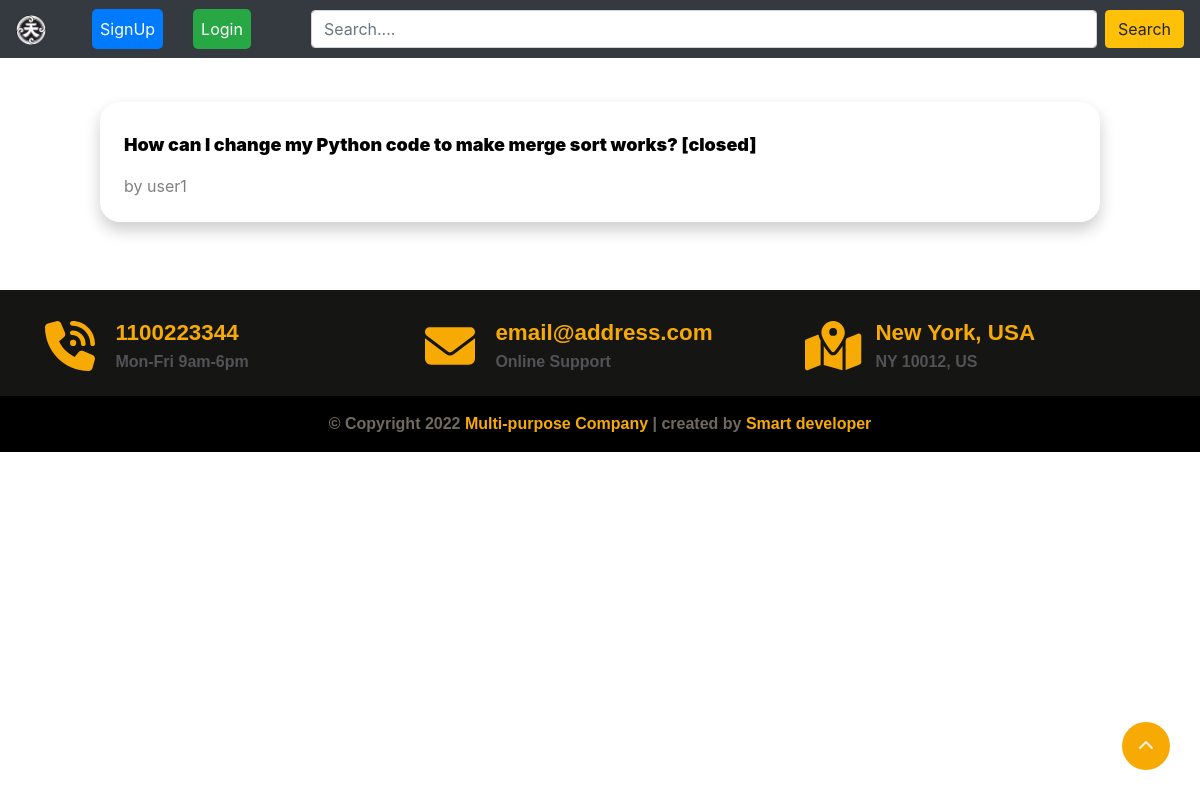
The app's page /, older data.
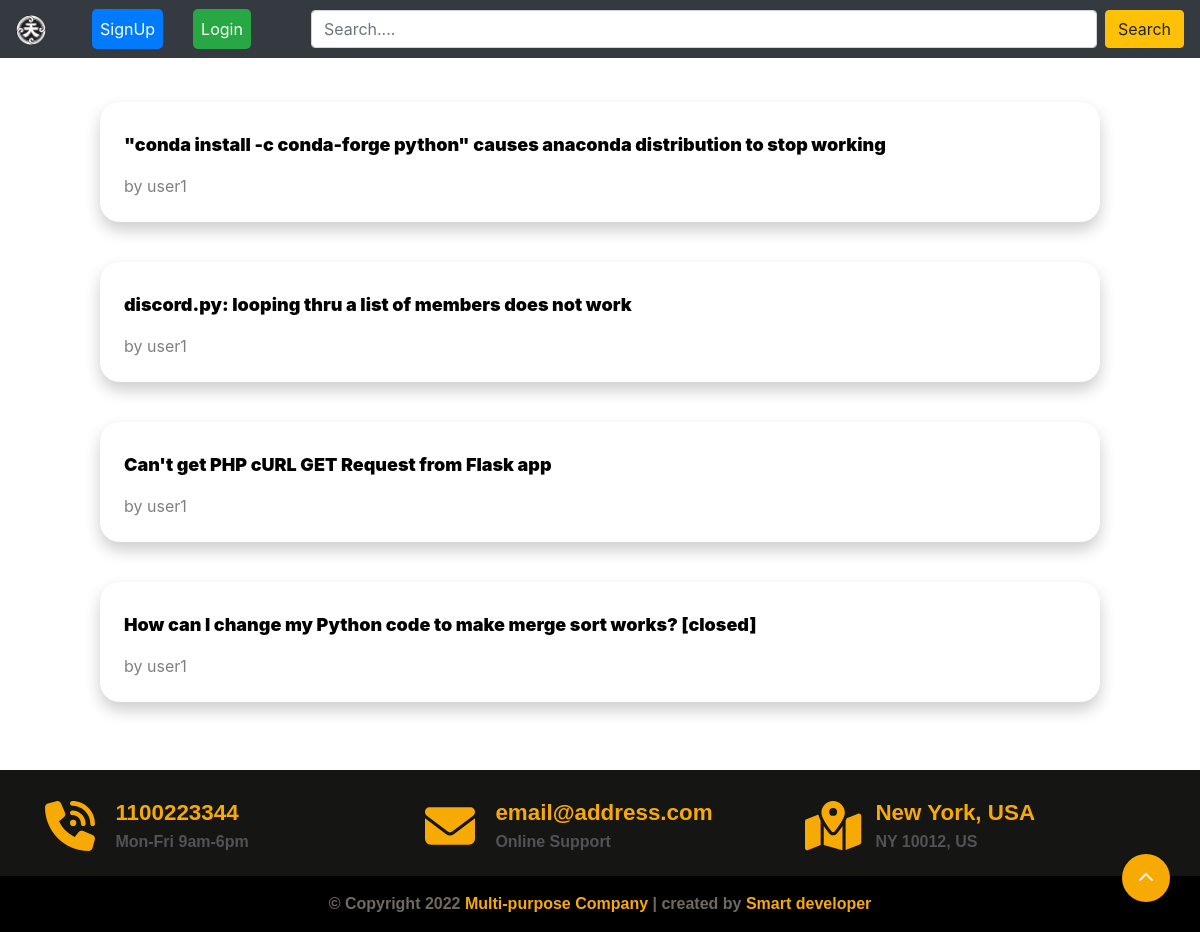
The same page, newer data.
### TenjinApp/models.py (models this page shows, shortened)
class Question(models.Model):
    author = models.ForeignKey(User, null=False, on_delete=models.CASCADE)
    title = models.CharField(max_length=200, null=False)
    body = models.TextField(null=False)
    created_at = models.DateTimeField(auto_now_add=True)
    updated_at = models.DateTimeField(auto_now=True)

### TenjinApp/views.py (the view)
# urls.py: path("", views.homePage, name="index"),
def homePage(request):
    if 'searchQuery' in request.GET:
        q=request.GET['searchQuery']
        questions = Question.objects.filter(title__icontains=q).order_by('-created_at')
    else:
        questions = Question.objects.all().order_by('-created_at')
    context = {
        'questions': questions
    }
    return render(request, "homepage.html", context)

### templates/homepage.html (shortened to what this page needs)
{% extends 'layouts/page.html' %}
{% block content %}
{% load static %}
<div class="page">
<br>
{% for question in questions %}
<div class="question-list-item">
    <div class="main">
        <a class="question-link" href="{% url 'question' question.id %}">
            <p class="question-list-item-title">
                {{question.title}}
            </p>
            <p class="question-list-item-author">
                by {{question.author.username}}
            </p>
        </a>
    </div>
</div>
{% endfor %}
</div>
{% endblock %}

### templates/layouts/page.html (shortened to what this page needs)
<!DOCTYPE html>
<html lang="en">
<head>
    {% load static %}
    <link rel="stylesheet" type="text/css" href="{% static 'css/style.css' %}?{% now 'U' %}">
    <link rel="stylesheet" href="https://cdn.jsdelivr.net/npm/bootstrap@4.0.0/dist/css/bootstrap.min.css">
    <link href="{% static 'fontawesomefree/css/all.min.css' %}" rel="stylesheet" type="text/css">
    <link href="{% static 'fontawesomefree/css/fontawesome.css' %}" rel="stylesheet" type="text/css">
    <link href="{% static 'fontawesomefree/css/light.css' %}" rel="stylesheet" type="text/css">
    <link href="{% static 'fontawesomefree/css/solid.css' %}" rel="stylesheet" type="text/css">
</head>
<body>
    {% include 'navbar.html' %}
    {% block content %}
    {% endblock %}
    {% include 'footer.html' %}
</body>
</html>

### templates/navbar.html (shortened to what this page needs)
{% load static %}
<nav class="navbar navbar-expand-lg navbar-dark bg-dark">
    <a class="navbar-brand" href="#"><img src="{% static 'image/logo.webp' %}" alt="Tenjin" style="width: 30px; height: 30px;"></a>
    <div class="collapse navbar-collapse" id="navbarSupportedContent">
      <ul class="navbar-nav mr-auto">
        {% if user.is_authenticated %}
        <li class="nav-item active" id="li-id">
          <a class="nav-link" href="{% url 'index' %}">Questions</a>
        </li>
        <li class="nav-item active" id="li-id">
          <a class="nav-link" href="{% url 'new-question' %}">Ask Questions</a>
        </li>
        <li class="nav-item active" id="li-button-logout">
          <a class="nav-link" href="{% url 'logout' %}">Logout</a>
        </li>
        {% else %}
        <li class="nav-item active" id="li-button-signup">
          <a class="nav-link" href="{% url 'register' %}">SignUp</a>
        </li>
        <li class="nav-item active" id="li-button-login">
          <a class="nav-link" href="{% url 'login' %}">Login</a>
        </li>
        {% endif %}
      </ul>
      <form class="form-inline my-2 my-lg-0">
        <input class="form-control mr-sm-2" id="navbar-search" type="search" placeholder="Search...." aria-label="Search" size="70" name="searchQuery">
        <button class="btn btn-warning my-2 my-sm-0" type="submit">Search</button>
      </form>
    </div>
</nav>

### templates/footer.html
<br>
<br>
<footer class="footer">
    <div class="container">
        <div class="row">
            <div class="col-md-4 col-lg-4 contact-box pt-1 d-md-block d-lg-flex d-flex">
                <div class="footer_f_icon">
                    <i class="fa-solid fa-phone-volume"></i>
                </div>
                <div class="contact-box-info">
                    <a href="" class="contact-box-title">1100223344</a>
                    <p class="contact-box-subtitle">Mon-Fri 9am-6pm<p>
                </div>
            </div>
            <div class="col-md-4 col-lg-4 contact-box pt-1 d-md-block d-lg-flex d-flex">
                <div class="footer_f_icon">
                    <i class="fa-solid fa-envelope"></i>
                </div>
                <div class="contact-box-info">
                    <a href="" class="contact-box-title">email@address.com</a>
                    <p class="contact-box-subtitle">Online Support<p>
                </div>
            </div>
            <div class="col-md-4 col-lg-4 contact-box pt-1 d-md-block d-lg-flex d-flex">
                <div class="footer_f_icon">
                    <i class="fa-solid fa-map-location-dot"></i>
                </div>
                <div class="contact-box-info">
                    <a href="" class="contact-box-title">New York, USA</a>
                    <p class="contact-box-subtitle">NY 10012, US<p>
                </div>
            </div>
        </div>
    </div>
    <div class="footer-bottom pt-3 pb-3">
        <div class="container">
            <div class="row" id="allcenter">
                <div class="col-12">
                    <div class="copyright" id="footercenter">
                        &copy; Copyright 2022 <a href="#">Multi-purpose Company</a> | created by <a href="#">Smart developer</a>
                    </div>
                </div>
            </div>
        </div>
    </div>
</footer>
<a href="#" class="shadow rounded-circle back-to-top">
    <i id="back_up" class="fa-solid fa-chevron-up"></i>
</a>

### static/css/style.css (style rules this page uses)
html, body { font-family: 'Segoe UI', Tahoma, Geneva, Verdana, sans-serif; margin: 0; padding: 0; height: 100%; }
#li-button-signup { margin-left: 30px; background-color: #007bff; border-radius: 5px; transition: background-color 0.5s; }
#li-button-login { margin-left: 30px; background-color: #28a745; border-radius: 5px; transition: background-color 0.5s; }
*, *::after, *::before { box-sizing: border-box; }
.question-link { text-decoration: none; }
.main { max-width: 1000px; margin: 20px auto; padding: 24px; border-radius: 20px; background-color: rgb(255, 255, 255); position: relative; top: 0px; box-shadow: 0 8px 16px 0 rgba(0,0,0,0.2); transition: top 0.3s; }
.page { display: flex; flex-direction: column; }
.question-list-item-title { color: black; font-size: 18px; font-weight: 900; margin-top: 5px; }
.question-list-item-author { color: gray; margin: 0; }
.footer { padding-top: 1rem; background-color: #151514; }
.contact-box { position: relative; }
.footer_f_icon { color: #f7aa03; width: 4rem; font-size: 50px; }
.contact-box-title { color: #f7aa03; text-decoration: none; font-size: 1.4rem; }
.contact-box-info { padding: 0.4rem; font-weight: 600; font-family: 'Poppins', sans-serif; }
.contact-box-subtitle { font-size: 1rem; color: #525257; text-decoration: none; }
.footer-bottom { background-color: black; }
.footer-bottom .copyright { color: #525257; font-weight: 600; }
#footercenter { text-align: center; font-family: 'Poppins', sans-serif; color: #706a5e; }
#footercenter a { color: #f7aa03; }
.back-to-top { position: fixed; width: 3rem; height: 3rem; right: 1.875rem; bottom: 1.875rem; z-index: 9999; color: #f7f1e3; background-color: #f7aa03; }
#back_up { font-size: 1rem; position: absolute; top: 50%; left: 50%; transform: translate(-50%, -50%); }

Row changes from the older to the newer data that the page shows:
added Question: title "\"conda install -c conda-forge python\" causes anaconda distribution to stop working", author.username "user1"
added Question: title "discord.py: looping thru a list of members does not work", author.username "user1"
added Question: title "Can't get PHP cURL GET Request from Flask app", author.username "user1"
